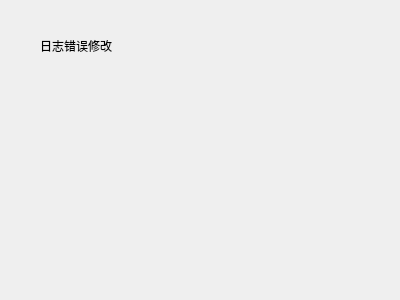
<?xml version="1.0" encoding="UTF-8"?>
<ui version="4.0">
 <class>CorrectLog</class>
 <widget class="QWidget" name="CorrectLog">
  <property name="geometry">
   <rect>
    <x>0</x>
    <y>0</y>
    <width>400</width>
    <height>300</height>
   </rect>
  </property>
  <property name="windowTitle">
   <string>Form</string>
  </property>
  <widget class="QLabel" name="label">
   <property name="geometry">
    <rect>
     <x>40</x>
     <y>30</y>
     <width>111</width>
     <height>31</height>
    </rect>
   </property>
   <property name="text">
    <string>日志错误修改</string>
   </property>
  </widget>
 </widget>
 <resources/>
 <connections/>
</ui>
